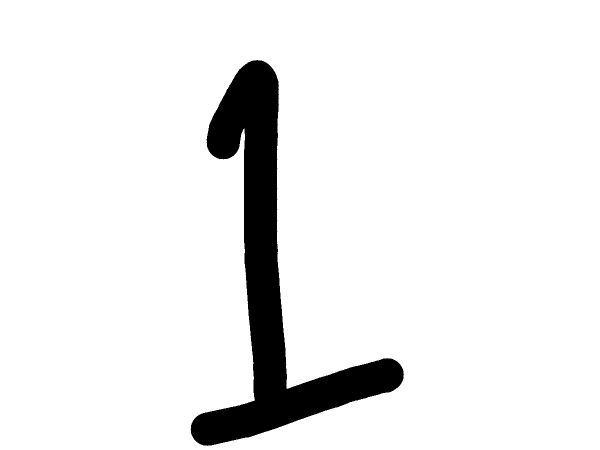
#> input picture data/Img/Sample002/img002-003.png, 1200 x 900 px, found by its file name (shown at 1/2 size)
$ python hog-show.py
#> lines starting #> are read from the running program, lines starting #| are printed output that depends on the picture; after the words box and inside, x2 and y2 are one past the last pixel; in counts of white or black regions, pixels touching at a corner belong together
### feature_extraction.py
# coding: utf8

#######################################################################################################################
# The MIT License (MIT)
#
# Copyright (c) 2015 Loïc Monney <loic.monney@master.hes-so.ch>
#
# Permission is hereby granted, free of charge, to any person obtaining a copy
# of this software and associated documentation files (the "Software"), to deal
# in the Software without restriction, including without limitation the rights
# to use, copy, modify, merge, publish, distribute, sublicense, and/or sell
# copies of the Software, and to permit persons to whom the Software is
# furnished to do so, subject to the following conditions:
#
# The above copyright notice and this permission notice shall be included in all
# copies or substantial portions of the Software.
#
# THE SOFTWARE IS PROVIDED "AS IS", WITHOUT WARRANTY OF ANY KIND, EXPRESS OR
# IMPLIED, INCLUDING BUT NOT LIMITED TO THE WARRANTIES OF MERCHANTABILITY,
# FITNESS FOR A PARTICULAR PURPOSE AND NON INFRINGEMENT. IN NO EVENT SHALL THE
# AUTHORS OR COPYRIGHT HOLDERS BE LIABLE FOR ANY CLAIM, DAMAGES OR OTHER
# LIABILITY, WHETHER IN AN ACTION OF CONTRACT, TORT OR OTHERWISE, ARISING FROM,
# OUT OF OR IN CONNECTION WITH THE SOFTWARE OR THE USE OR OTHER DEALINGS IN THE
# SOFTWARE.
#
#######################################################################################################################

import numpy as np
from PIL import Image
from sklearn.decomposition import RandomizedPCA
from sklearn.preprocessing import StandardScaler
from skimage.feature import hog
from PIL import Image, ImageChops


def get_image_data(filename):
#> called with filename = 'data/Img4x3/Sample002/img002-003.png'
    img = Image.open(filename)
#> img is the input picture: PIL image 1200x900 RGB; 92.5% white; 1 black region, box (x1, y1, x2, y2) and area: (381, 120, 808, 892) 81198
    # img = img.getdata()
    # img = img.resize(STANDARD_SIZE)
    # img = map(list, img)
    img = img.convert('L')
    return img
    # s = img.shape[0] * img.shape[1]
    # img_wide = img.reshape(1, s)
    # return img_wide[0]


def trim(im):
    bg = Image.new(im.mode, im.size, im.getpixel((0, 0)))
#> bg: PIL image 1200x900 L; every value is 255
    diff = ImageChops.difference(im, bg)
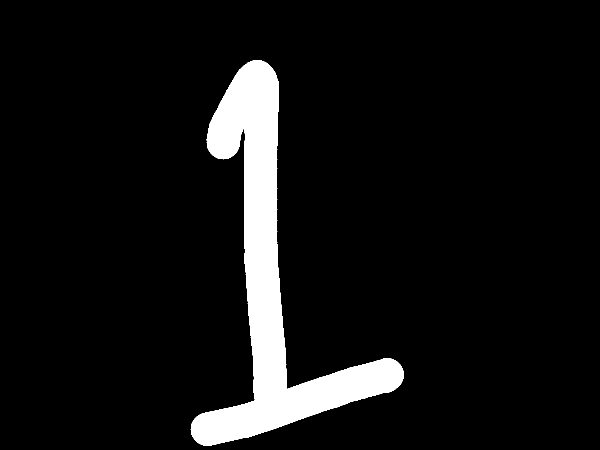
#> diff: PIL image 1200x900 L (shown at 1/2 size); 7.5% white; 1 white region, box (x1, y1, x2, y2) and area: (381, 120, 808, 892) 81198
    diff = ImageChops.add(diff, diff, 2.0, -100)
    bbox = diff.getbbox()
#> bbox = (381, 120, 808, 892)
    if bbox:
        return im.crop(bbox)
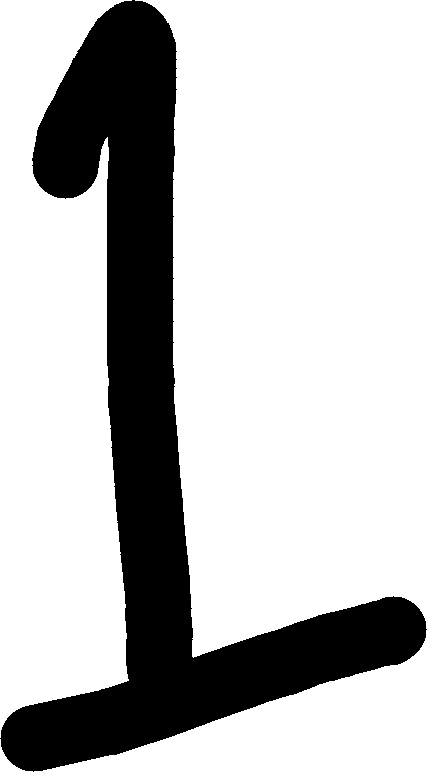
#> returned value: PIL image 427x772 L; 75.4% white; 1 black region, box (x1, y1, x2, y2) and area: (0, 0, 427, 772) 81198


def center_on_white(im, w, h):
    trimmed = trim(im)

    ## create a new WxH pixel image surface
    ## make the background white (default bg=black)
    bg = Image.new("RGB", [w, h], (255, 255, 255))
#> bg: PIL image 256x256 RGB; every value is 255

    ## Paste de trimmed image in the middle of background image
    x = (bg.size[0] - trimmed.size[0]) / 2
#> x = -85.5
    y = (bg.size[1] - trimmed.size[1]) / 2
#> y = -258
    bg.paste(trimmed, (x, y))
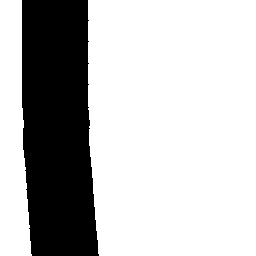
#> bg: PIL image 256x256 RGB; 74.1% white; 1 black region, box (x1, y1, x2, y2) and area: (22, 0, 99, 256) 16952

    return bg


# [11 lines of commented-out code are left out]


# [13 lines left out: function extract_features, not called in this run]

### hog-show.py
# coding: utf8

#######################################################################################################################
# The MIT License (MIT)
#
# Copyright (c) 2015 Loïc Monney <loic.monney@master.hes-so.ch>
#
# Permission is hereby granted, free of charge, to any person obtaining a copy
# of this software and associated documentation files (the "Software"), to deal
# in the Software without restriction, including without limitation the rights
# to use, copy, modify, merge, publish, distribute, sublicense, and/or sell
# copies of the Software, and to permit persons to whom the Software is
# furnished to do so, subject to the following conditions:
#
# The above copyright notice and this permission notice shall be included in all
# copies or substantial portions of the Software.
#
# THE SOFTWARE IS PROVIDED "AS IS", WITHOUT WARRANTY OF ANY KIND, EXPRESS OR
# IMPLIED, INCLUDING BUT NOT LIMITED TO THE WARRANTIES OF MERCHANTABILITY,
# FITNESS FOR A PARTICULAR PURPOSE AND NON INFRINGEMENT. IN NO EVENT SHALL THE
# AUTHORS OR COPYRIGHT HOLDERS BE LIABLE FOR ANY CLAIM, DAMAGES OR OTHER
# LIABILITY, WHETHER IN AN ACTION OF CONTRACT, TORT OR OTHERWISE, ARISING FROM,
# OUT OF OR IN CONNECTION WITH THE SOFTWARE OR THE USE OR OTHER DEALINGS IN THE
# SOFTWARE.
#
#######################################################################################################################

import matplotlib.pyplot as plt

from skimage.feature import hog
from skimage import data, color, exposure
from PIL import Image, ImageChops
from feature_extraction import *
import numpy as np

filename = 'data/Img4x3/Sample002/img002-003.png'
# [4 lines of commented-out code are left out]
im = get_image_data(filename)
im = center_on_white(im, 256, 256)
image = np.array(im.convert('L'))

fd, hog_image = hog(image, orientations=8, pixels_per_cell=(8, 8), cells_per_block=(2, 2), visualise=True)

fig, (ax1, ax2) = plt.subplots(1, 2, figsize=(8, 4))

ax1.axis('off')
ax1.imshow(image, cmap=plt.cm.gray)
ax1.set_title('Input image')

# Rescale histogram for better display
hog_image_rescaled = exposure.rescale_intensity(hog_image, in_range=(0, 0.02))
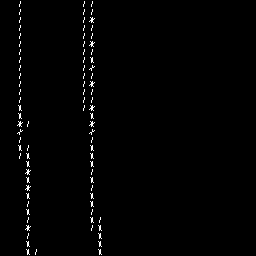
#> hog_image_rescaled: shape (256, 256) float64; values 0 (black) and 1 (white), 1.1% white in thin lines or dots, all inside (x1, y1, x2, y2) = (17, 1, 102, 255)

ax2.axis('off')
ax2.imshow(hog_image_rescaled, cmap=plt.cm.gray)
ax2.set_title('Histogram of Oriented Gradients')
plt.show()

$ run again, with data/Img/Sample002/img002-042.png copied over data/Img/Sample002/img002-003.png
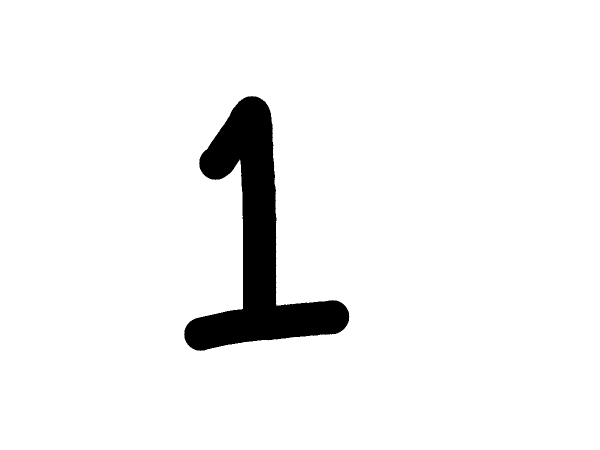
#> input picture data/Img/Sample002/img002-042.png, 1200 x 900 px, found by its file name (shown at 1/2 size)
#> in get_image_data, img is the input picture: PIL image 1200x900 RGB; 94.9% white; 1 black region, box (x1, y1, x2, y2) and area: (368, 192, 699, 702) 55617
#> in trim, `diff = ImageChops.difference(im, bg)`:
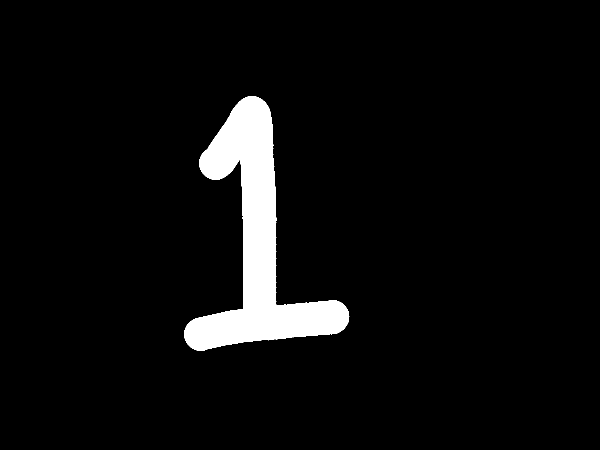
#> diff: PIL image 1200x900 L (shown at 1/2 size); 5.1% white; 1 white region, box (x1, y1, x2, y2) and area: (368, 192, 699, 702) 55617
#> bbox = (368, 192, 699, 702)
#> image: shape (256, 256); 70.6% white; 2 black regions, box (x1, y1, x2, y2) and area: (75, 0, 148, 256) 16966, (0, 0, 74, 41) 2279
#> `hog_image_rescaled = exposure.rescale_intensity(hog_image, in_range=(0..`:
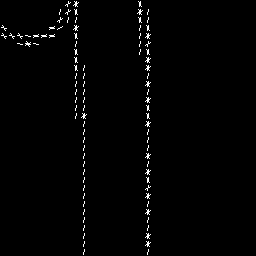
#> hog_image_rescaled: shape (256, 256) float64; values 0 (black) and 1 (white), 1.3% white in thin lines or dots, all inside (x1, y1, x2, y2) = (1, 1, 151, 255)
